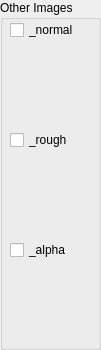
         <widget class="QGroupBox" name="other_images_group">
          <property name="sizePolicy">
           <sizepolicy hsizetype="Expanding" vsizetype="Preferred">
            <horstretch>0</horstretch>
            <verstretch>0</verstretch>
           </sizepolicy>
          </property>
          <property name="minimumSize">
           <size>
            <width>100</width>
            <height>0</height>
           </size>
          </property>
          <property name="title">
           <string>Other Images</string>
          </property>
          <widget class="QCheckBox" name="enable_normal">
           <property name="geometry">
            <rect>
             <x>10</x>
             <y>20</y>
             <width>69</width>
             <height>20</height>
            </rect>
           </property>
           <property name="text">
            <string>_normal</string>
           </property>
          </widget>
          <widget class="QCheckBox" name="enable_rough">
           <property name="geometry">
            <rect>
             <x>10</x>
             <y>130</y>
             <width>63</width>
             <height>20</height>
            </rect>
           </property>
           <property name="text">
            <string>_rough</string>
           </property>
          </widget>
          <widget class="QLabel" name="rough_preview_image">
           <property name="geometry">
            <rect>
             <x>10</x>
             <y>150</y>
             <width>81</width>
             <height>81</height>
            </rect>
           </property>
           <property name="text">
            <string/>
           </property>
           <property name="pixmap">
            <pixmap>../assets/images/progress_1.gif</pixmap>
           </property>
           <property name="scaledContents">
            <bool>true</bool>
           </property>
          </widget>
          <widget class="QLabel" name="normal_preview_image">
           <property name="geometry">
            <rect>
             <x>11</x>
             <y>42</y>
             <width>81</width>
             <height>81</height>
            </rect>
           </property>
           <property name="text">
            <string/>
           </property>
           <property name="pixmap">
            <pixmap>../assets/images/progress_0.gif</pixmap>
           </property>
           <property name="scaledContents">
            <bool>true</bool>
           </property>
          </widget>
          <widget class="QCheckBox" name="enable_alpha">
           <property name="geometry">
            <rect>
             <x>10</x>
             <y>240</y>
             <width>60</width>
             <height>20</height>
            </rect>
           </property>
           <property name="text">
            <string>_alpha</string>
           </property>
          </widget>
          <widget class="QLabel" name="alpha_preview_image">
           <property name="geometry">
            <rect>
             <x>10</x>
             <y>260</y>
             <width>81</width>
             <height>81</height>
            </rect>
           </property>
           <property name="text">
            <string/>
           </property>
           <property name="pixmap">
            <pixmap>../assets/images/progress_2.gif</pixmap>
           </property>
           <property name="scaledContents">
            <bool>true</bool>
           </property>
          </widget>
         </widget>
